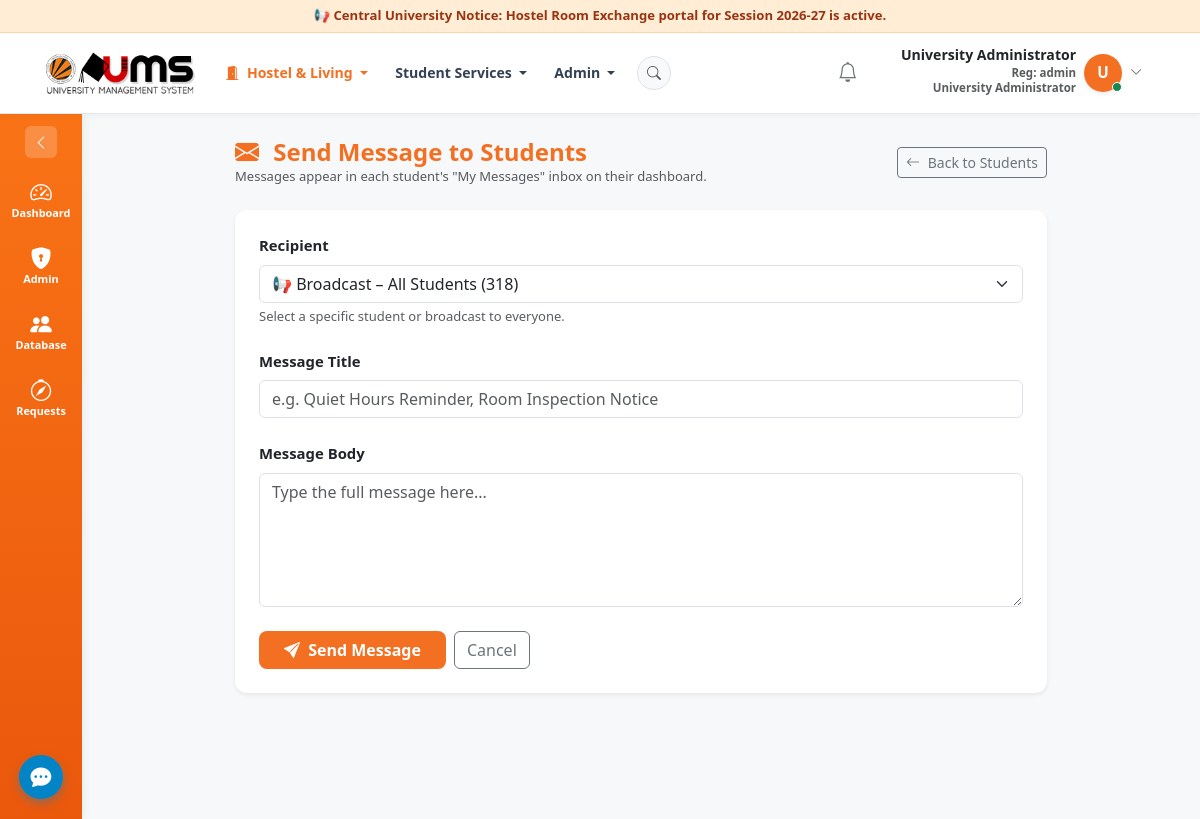
The app's page /notifications/send/ (signed in) with its own data.
### accounts/models.py (models this page shows, shortened)
class User(AbstractUser):
    class Role(models.TextChoices):
        STUDENT = 'STUDENT', 'Student'
        WARDEN = 'WARDEN', 'Hostel Warden'
        CHIEF_WARDEN = 'CHIEF_WARDEN', 'Chief Warden'
        ADMIN = 'ADMIN', 'University Administrator'
        DEAN = 'DEAN', 'Dean of Student Welfare'
    role = models.CharField(
        max_length=20,
        choices=Role.choices,
        default=Role.STUDENT,
        help_text="Role determining platform permissions."
    )
    phone_number = models.CharField(max_length=20, blank=True)
    profile_picture = models.ImageField(upload_to='profiles/', blank=True, null=True)
    @property
    def is_student(self):
        return self.role == self.Role.STUDENT
    @property
    def is_warden(self):
        return self.role == self.Role.WARDEN
    @property
    def is_chief_warden(self):
        return self.role == self.Role.CHIEF_WARDEN
    @property
    def is_admin_user(self):
        return self.role == self.Role.ADMIN or self.is_superuser

### notifications/views.py (the view, shortened to what this page needs)
# urls.py: path('notifications/send/', admin_send_message, name='admin_send_message'),
@login_required
def admin_send_message(request):
    user = request.user
    if not (user.is_admin_user or user.is_superuser or user.is_warden or user.is_chief_warden):
        messages.error(request, "Staff privileges required to send messages.")
        return redirect('dashboard_redirect')
    students = User.objects.filter(role='STUDENT').select_related('student_profile').order_by('first_name')
    warden = getattr(user, 'warden_profile', None)
    if user.is_warden and warden and warden.hostel:
        students = students.filter(student_profile__current_hostel=warden.hostel)
    return render(request, 'notifications/admin_send_message.html', {
        'students': students,
    })

### notifications/context_processors.py (called while the page is built)
def unread_notifications(request):
    if request.user.is_authenticated:
        unread_count = request.user.notifications.filter(is_read=False).count()
        recent_notifications = request.user.notifications.filter(is_read=False)[:5]
        return {
            'unread_notifications_count': unread_count,
            'recent_notifications': recent_notifications,
        }
    return {
        'unread_notifications_count': 0,
        'recent_notifications': [],
    }

### templates/notifications/admin_send_message.html (shortened to what this page needs)
{% extends 'base.html' %}
{% block content %}
<div class="container-fluid px-2 px-md-4" style="max-width: 860px;">
  <div class="d-flex align-items-center justify-content-between mb-4">
    <div>
      <h4 class="fw-bold mb-0" style="color: var(--ums-orange);">
        <i class="bi bi-envelope-fill me-2"></i> Send Message to Students
      </h4>
      <p class="text-muted small mb-0">Messages appear in each student's "My Messages" inbox on their dashboard.</p>
    </div>
    <a href="{% url 'admin_students_manager' %}" class="btn btn-outline-secondary btn-sm">
      <i class="bi bi-arrow-left me-1"></i> Back to Students
    </a>
  </div>
  <div class="card border-0 shadow-sm" style="border-radius: 12px;">
    <div class="card-body p-4">
      <form method="post">
        <div class="mb-4">
          <label class="form-label fw-bold">Recipient</label>
          <select name="recipient_id" class="form-select" required>
            <option value="all">📢 Broadcast – All Students ({{ students|length }})</option>
          </select>
          <div class="form-text">Select a specific student or broadcast to everyone.</div>
        </div>
        <div class="mb-4">
          <label class="form-label fw-bold">Message Title</label>
          <input type="text" name="title" class="form-control" placeholder="e.g. Quiet Hours Reminder, Room Inspection Notice" required maxlength="200">
        </div>
        <div class="mb-4">
          <label class="form-label fw-bold">Message Body</label>
          <textarea name="body" class="form-control" rows="5" placeholder="Type the full message here..." required></textarea>
        </div>
        <div class="d-flex gap-2">
          <button type="submit" class="btn text-white fw-bold px-4" style="background: var(--ums-orange); border-radius: 8px;">
            <i class="bi bi-send-fill me-1"></i> Send Message
          </button>
          <a href="{% url 'admin_students_manager' %}" class="btn btn-outline-secondary">Cancel</a>
        </div>
      </form>
    </div>
  </div>
</div>
{% endblock %}

### templates/base.html (shortened to what this page needs)
{% load static %}
<!DOCTYPE html>
<html lang="en">
<head>
  <link href="https://cdn.jsdelivr.net/npm/bootstrap@5.3.3/dist/css/bootstrap.min.css" rel="stylesheet">
  <link href="https://cdn.jsdelivr.net/npm/bootstrap-icons@1.11.3/font/bootstrap-icons.min.css" rel="stylesheet">
  <link href="{% static 'css/custom.css' %}?v=20261124_v10" rel="stylesheet">
</head>
<body>
  <div class="ums-top-announcement">
    {% if user.is_warden or user.is_chief_warden %}
      <span>📢 Hostel Warden Console: Exchange & Approval window active. 👉 <a href="{% url 'warden_approvals_queue' %}">Click here to review pending exchange approvals.</a></span>
    {% elif user.is_student %}
      <span>📢 Central University Notice: Hostel Room Exchange portal for Session 2026-27 is active. 👉 <a href="{% url 'available_exchange_requests' %}">Click here to browse exchange pool & apply.</a></span>
    {% else %}
      <span>📢 Central University Notice: Hostel Room Exchange portal for Session 2026-27 is active.</span>
    {% endif %}
  </div>
  <nav class="navbar navbar-expand-lg navbar-light navbar-custom sticky-top">
    <div class="container-fluid px-3 px-lg-4">
      <a class="navbar-brand d-flex align-items-center me-3" href="{% url 'dashboard_redirect' %}">
        <img src="{% static 'images/ums_full_logo.png' %}" alt="UMS University Management System" style="height: 44px; object-fit: contain;">
      </a>
      <div class="collapse navbar-collapse" id="navbarMain">
        <ul class="navbar-nav me-auto mb-2 mb-lg-0 align-items-lg-center">
          {% if user.is_authenticated %}
            <li class="nav-item dropdown">
              <a class="nav-link fw-bold small dropdown-toggle" href="#" role="button" data-bs-toggle="dropdown" style="color: var(--ums-orange) !important;">
                <i class="bi bi-door-open-fill me-1"></i> {% if user.is_warden or user.is_chief_warden %}Hostel Operations{% else %}Hostel & Living{% endif %}
              </a>
            </li>
            <li class="nav-item dropdown">
              <a class="nav-link text-dark fw-medium small dropdown-toggle" href="#" role="button" data-bs-toggle="dropdown">
                Student Services
              </a>
            </li>
            {% if user.is_admin_user %}
            <li class="nav-item dropdown">
              <a class="nav-link text-dark fw-medium small dropdown-toggle" href="#" role="button" data-bs-toggle="dropdown">
                Admin
              </a>
            </li>
            {% endif %}
            <li class="nav-item ms-lg-2">
              <a href="{% url 'notifications_index' %}" class="btn btn-sm btn-light border rounded-circle text-muted p-2" title="Notifications" style="width: 34px; height: 34px; display: flex; align-items: center; justify-content: center;">
                <i class="bi bi-search"></i>
              </a>
            </li>
          {% endif %}
        </ul>
        <ul class="navbar-nav align-items-center gap-3">
          {% if user.is_authenticated %}
            <li class="nav-item dropdown">
              <a class="nav-link text-dark position-relative p-2" href="#" id="notifDropdown" role="button" data-bs-toggle="dropdown">
                <i class="bi bi-bell fs-5 text-secondary"></i>
              </a>
            </li>
            <li class="nav-item dropdown">
              <a class="nav-link text-dark d-flex align-items-center gap-2 p-1 pe-2 rounded text-decoration-none" href="#" id="userDropdown" role="button" data-bs-toggle="dropdown">
                <div class="d-none d-md-block text-end" style="line-height: 1.2;">
                  <span class="fw-bold text-dark d-block" style="font-size: 0.88rem;">{{ user.get_full_name|default:user.username }}</span>
                  <span class="text-muted" style="font-size: 0.72rem;">
                    Reg: {{ user.student_profile.registration_number|default:user.username }}<br>
                    <span class="text-truncate d-inline-block" style="max-width: 220px;">{{ user.student_profile.course|default:user.get_role_display }}</span>
                  </span>
                </div>
                <div class="position-relative">
                  <div class="rounded-circle d-flex align-items-center justify-content-center text-white fw-bold shadow-sm" style="width: 38px; height: 38px; background: var(--ums-orange); font-size: 0.95rem;">
                    {{ user.first_name|default:user.username|make_list|first|upper }}
                  </div>
                  <span class="position-absolute bottom-0 end-0 bg-success border border-white rounded-circle" style="width: 10px; height: 10px;"></span>
                </div>
                <i class="bi bi-chevron-down small text-muted"></i>
              </a>
            </li>
          {% endif %}
        </ul>
      </div>
    </div>
  </nav>
  <div class="app-wrapper">
    {% if user.is_authenticated %}
      <aside class="app-sidebar-ums">
        <button class="sidebar-collapse-btn" title="Toggle Sidebar"><i class="bi bi-chevron-left"></i></button>
        <a class="sidebar-ums-item {% if request.resolver_match.url_name == 'student_dashboard' or request.resolver_match.url_name == 'dashboard_redirect' %}active{% endif %}" href="{% url 'dashboard_redirect' %}" title="Dashboard">
          <i class="bi bi-speedometer2"></i>
          <span>Dashboard</span>
        </a>
        {% if user.is_student %}
          <a class="sidebar-ums-item {% if request.resolver_match.url_name == 'available_exchange_requests' %}active{% endif %}" href="{% url 'available_exchange_requests' %}" title="Available Exchange Requests">
            <i class="bi bi-compass"></i>
            <span>Requests</span>
          </a>
          <a class="sidebar-ums-item {% if request.resolver_match.url_name == 'create_exchange_request' or request.resolver_match.url_name == 'propose_direct_exchange' %}active{% endif %}" href="{% url 'create_exchange_request' %}" title="Request Bed Exchange">
            <i class="bi bi-arrow-left-right"></i>
            <span>Exchanges</span>
          </a>
          <a class="sidebar-ums-item {% if 'finance' in request.path %}active{% endif %}" href="{% url 'my_financial_account' %}" title="Fee Ledger">
            <i class="bi bi-wallet2"></i>
            <span>Fees</span>
          </a>
        {% elif user.is_admin_user %}
          <a class="sidebar-ums-item {% if 'admin-panel' in request.path %}active{% endif %}" href="{% url 'admin_overview' %}" title="Admin Hub">
            <i class="bi bi-shield-lock-fill"></i>
            <span>Admin</span>
          </a>
          <a class="sidebar-ums-item" href="{% url 'admin_students_manager' %}" title="Central Database">
            <i class="bi bi-people-fill"></i>
            <span>Database</span>
          </a>
          <a class="sidebar-ums-item {% if request.resolver_match.url_name == 'available_exchange_requests' %}active{% endif %}" href="{% url 'available_exchange_requests' %}" title="Available Exchange Requests">
            <i class="bi bi-compass"></i>
            <span>Requests</span>
          </a>
        {% endif %}
        <div class="sidebar-support-widget" title="Student Helpdesk Active" onclick="alert('LPU UMS 24x7 Helpdesk is active.');">
          <i class="bi bi-chat-dots-fill"></i>
        </div>
      </aside>
    {% endif %}
    <main class="app-content {% if not user.is_authenticated %}p-0 bg-transparent{% endif %}">
      {% block content %}{% endblock %}
    </main>
  </div>
</body>
</html>

### static/css/custom.css (style rules this page uses)
:root { --hx-orange: #f37023; --hx-orange-dark: #d6560e; --hx-orange-light: #fff7ed; --hx-orange-border: #fed7aa; --hx-slate: #1e293b; --hx-slate-mid: #334155; --hx-slate-muted: #64748b; --hx-slate-light: #f1f5f9; --hx-white: #ffffff; --hx-border: #e2e8f0; --hx-bg: #f6f8fa; --hx-card: #ffffff; --hx-success: #16a34a; --hx-warning: #d97706; --hx-danger: #dc2626; --hx-info: #0369a1; }
body { background: var(--hx-bg); color: var(--hx-slate); font-family: 'Segoe UI', system-ui, -apple-system, BlinkMacSystemFont, Roboto, sans-serif; margin: 0; padding: 0; min-height: 100vh; font-size: 0.93rem; }
.ums-top-announcement { background: var(--hx-orange-light); color: #9a3412; border-bottom: 1px solid var(--hx-orange-border); font-size: 0.8rem; font-weight: 600; padding: 5px 16px; text-align: center; display: flex; align-items: center; justify-content: center; gap: 8px; }
.navbar-custom { background: var(--hx-white) !important; border-bottom: 1px solid var(--hx-border); box-shadow: 0 1px 4px rgba(0,0,0,0.05); padding: 0.4rem 1rem; }
.app-wrapper { display: flex; min-height: calc(100vh - 90px); }
.app-sidebar-ums { width: 80px; min-width: 80px; background: linear-gradient(180deg, var(--hx-orange) 0%, var(--hx-orange-dark) 100%); flex-shrink: 0; display: flex; flex-direction: column; align-items: center; padding: 8px 0 16px; box-shadow: 2px 0 6px rgba(0,0,0,0.07); z-index: 100; }
.sidebar-collapse-btn { background: rgba(255,255,255,0.18); border: none; color: #fff; width: 30px; height: 30px; border-radius: 6px; display: flex; align-items: center; justify-content: center; margin-bottom: 10px; cursor: pointer; }
.sidebar-ums-item { display: flex; flex-direction: column; align-items: center; justify-content: center; width: 68px; height: 58px; padding: 4px 2px; margin-bottom: 4px; border-radius: 8px; color: #fff; text-decoration: none; font-size: 0.65rem; font-weight: 600; line-height: 1.1; text-align: center; transition: background 0.15s ease; }
.sidebar-ums-item i { font-size: 1.25rem; margin-bottom: 2px; color: #fff; }
.sidebar-support-widget { margin-top: auto; width: 40px; height: 40px; border-radius: 50%; background: rgba(0,0,0,0.25); color: #fff; display: flex; align-items: center; justify-content: center; font-size: 1.2rem; cursor: pointer; }
.app-content { flex-grow: 1; padding: 1rem 1.5rem; overflow-y: auto; background: var(--hx-bg); }

### records on screen
User: get_full_name "University Administrator", student_profile.registration_number "admin", student_profile.course "University Administrator", first_name|make_list "U"
